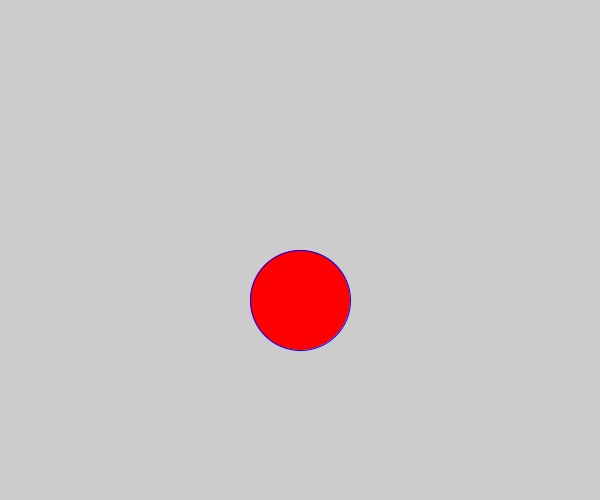
Frame 1 (no input)
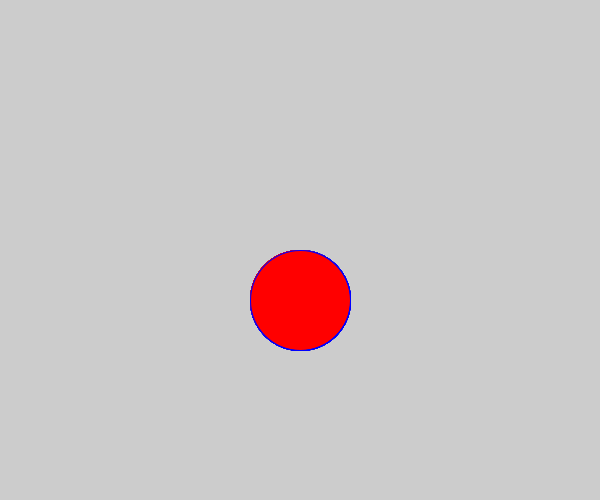
Frame 60 (the mouse pressed at the canvas centre just before this capture)
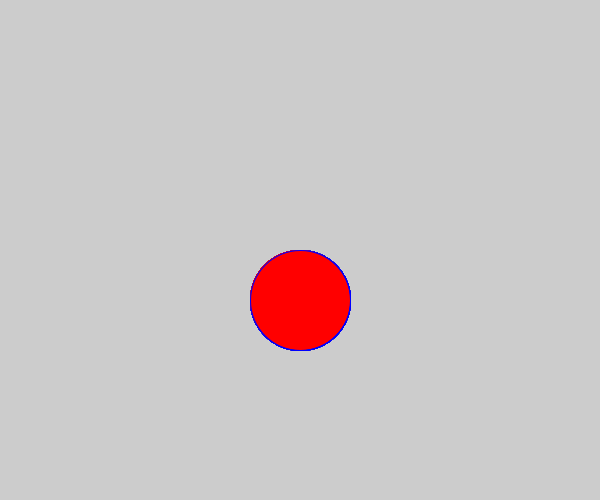
Frame 120 (the mouse held since frame 60 and released just before this capture)

The Processing sketch that drew these frames (run headless with seeded random() and noise(); from frame 60 on, the mouse is pressed at the canvas centre):

// Processing sketch: sketch_10
// ── sketch_10.pde
void setup(){
  //create window with hight 600 and width 500
  size(600, 500);
}
void draw(){
  //fill a colour
  fill(255, 0, 0);
  //fill a clour in an outline of the shape 
  stroke(0, 0, 255);
  //create an ellipse
  ellipse(300, 300, 100, 100);
  
}
